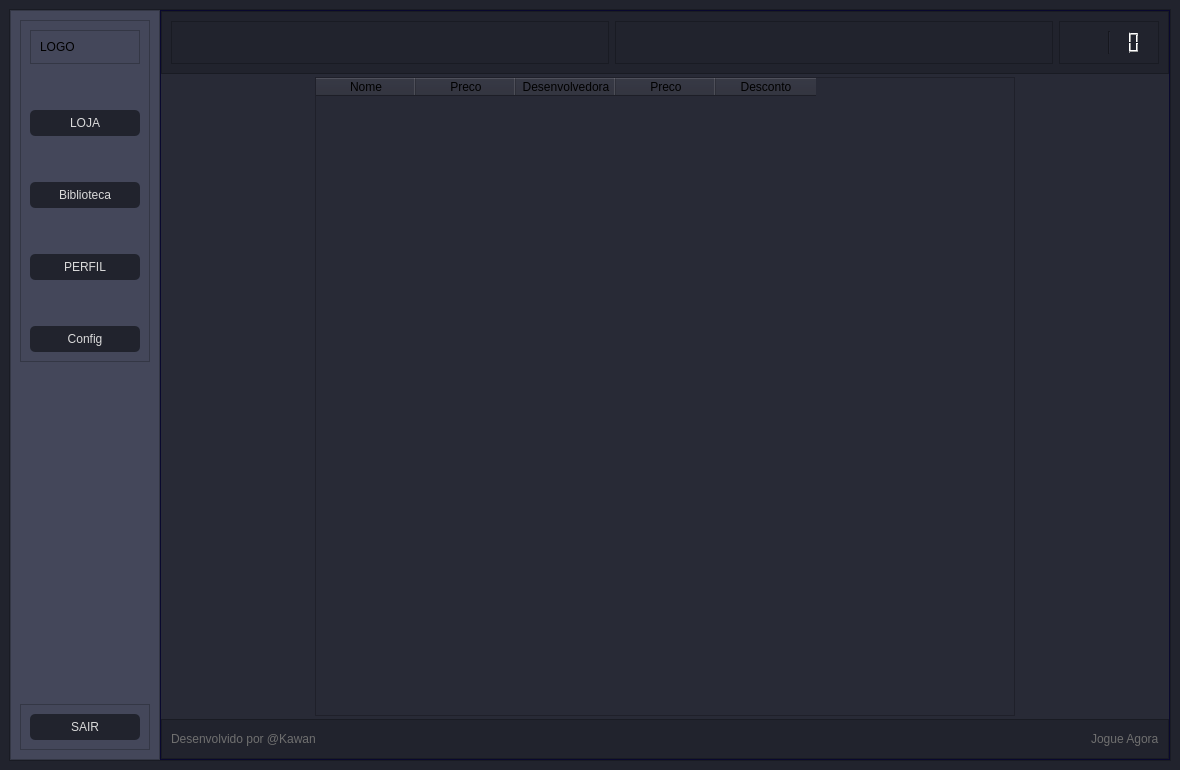
<?xml version="1.0" encoding="UTF-8"?>
<ui version="4.0">
 <class>Tela_principal</class>
 <widget class="QMainWindow" name="Tela_principal">
  <property name="geometry">
   <rect>
    <x>0</x>
    <y>0</y>
    <width>1180</width>
    <height>770</height>
   </rect>
  </property>
  <property name="windowTitle">
   <string>Jogue Agora</string>
  </property>
  <property name="styleSheet">
   <string notr="true">background-color: rgb(33, 35, 45);</string>
  </property>
  <widget class="QWidget" name="centralwidget">
   <layout class="QVBoxLayout" name="verticalLayout">
    <item>
     <widget class="QFrame" name="frame">
      <property name="frameShape">
       <enum>QFrame::StyledPanel</enum>
      </property>
      <property name="frameShadow">
       <enum>QFrame::Raised</enum>
      </property>
      <layout class="QHBoxLayout" name="horizontalLayout">
       <property name="spacing">
        <number>0</number>
       </property>
       <property name="leftMargin">
        <number>0</number>
       </property>
       <property name="topMargin">
        <number>0</number>
       </property>
       <property name="rightMargin">
        <number>0</number>
       </property>
       <property name="bottomMargin">
        <number>0</number>
       </property>
       <item>
        <widget class="QFrame" name="Menu_esquerdo">
         <property name="minimumSize">
          <size>
           <width>150</width>
           <height>0</height>
          </size>
         </property>
         <property name="maximumSize">
          <size>
           <width>50</width>
           <height>16777215</height>
          </size>
         </property>
         <property name="styleSheet">
          <string notr="true">background-color:  rgb(68, 71, 90);
</string>
         </property>
         <property name="frameShape">
          <enum>QFrame::StyledPanel</enum>
         </property>
         <property name="frameShadow">
          <enum>QFrame::Raised</enum>
         </property>
         <layout class="QVBoxLayout" name="verticalLayout_3">
          <item>
           <widget class="QFrame" name="frame_2">
            <property name="frameShape">
             <enum>QFrame::StyledPanel</enum>
            </property>
            <property name="frameShadow">
             <enum>QFrame::Raised</enum>
            </property>
            <layout class="QVBoxLayout" name="verticalLayout_4">
             <item>
              <widget class="QFrame" name="frame_4">
               <property name="frameShape">
                <enum>QFrame::StyledPanel</enum>
               </property>
               <property name="frameShadow">
                <enum>QFrame::Raised</enum>
               </property>
               <layout class="QVBoxLayout" name="verticalLayout_6">
                <item>
                 <widget class="QLabel" name="label">
                  <property name="text">
                   <string>LOGO</string>
                  </property>
                 </widget>
                </item>
               </layout>
              </widget>
             </item>
             <item>
              <spacer name="verticalSpacer_9">
               <property name="orientation">
                <enum>Qt::Vertical</enum>
               </property>
               <property name="sizeHint" stdset="0">
                <size>
                 <width>20</width>
                 <height>40</height>
                </size>
               </property>
              </spacer>
             </item>
             <item>
              <widget class="QPushButton" name="Redireciona_loja">
               <property name="minimumSize">
                <size>
                 <width>10</width>
                 <height>0</height>
                </size>
               </property>
               <property name="styleSheet">
                <string notr="true">QPushButton {
    font: 10pt &quot;MS Shell Dlg 2&quot;;
    color: rgb(218, 218, 218);
    background-color: rgb(33, 35, 45);
    border-style: outset;
    border-width: 0px;
    border-color: beige;
    border-radius: 5px;
    padding: 6px;
}

QPushButton:hover {
    background-color: rgb(88, 88, 88); /* Cor de fundo quando o botão é destacado */
}

QPushButton:pressed {
    background-color: rgb(40, 40, 40); /* Cor de fundo quando o botão é pressionado */
}
</string>
               </property>
               <property name="text">
                <string>LOJA</string>
               </property>
              </widget>
             </item>
             <item>
              <spacer name="verticalSpacer_8">
               <property name="orientation">
                <enum>Qt::Vertical</enum>
               </property>
               <property name="sizeHint" stdset="0">
                <size>
                 <width>20</width>
                 <height>40</height>
                </size>
               </property>
              </spacer>
             </item>
             <item>
              <widget class="QPushButton" name="Abr_lista_amigos">
               <property name="styleSheet">
                <string notr="true">QPushButton {
    font: 10pt &quot;MS Shell Dlg 2&quot;;
    color: rgb(218, 218, 218);
 background-color: rgb(33, 35, 45);
    border-style: outset;
    border-width: 0px;
    border-color: beige;
    border-radius: 5px;
    padding: 6px;
}

QPushButton:hover {
    background-color: rgb(88, 88, 88); /* Cor de fundo quando o botão é destacado */
}

QPushButton:pressed {
    background-color: rgb(40, 40, 40); /* Cor de fundo quando o botão é pressionado */
}
</string>
               </property>
               <property name="text">
                <string>Biblioteca</string>
               </property>
              </widget>
             </item>
             <item>
              <spacer name="verticalSpacer_6">
               <property name="orientation">
                <enum>Qt::Vertical</enum>
               </property>
               <property name="sizeHint" stdset="0">
                <size>
                 <width>20</width>
                 <height>40</height>
                </size>
               </property>
              </spacer>
             </item>
             <item>
              <widget class="QPushButton" name="Perfil_usuario">
               <property name="styleSheet">
                <string notr="true">QPushButton {
    font: 10pt &quot;MS Shell Dlg 2&quot;;
    color: rgb(218, 218, 218);
 background-color: rgb(33, 35, 45);
    border-style: outset;
    border-width: 0px;
    border-color: beige;
    border-radius: 5px;
    padding: 6px;
}

QPushButton:hover {
    background-color: rgb(88, 88, 88); /* Cor de fundo quando o botão é destacado */
}

QPushButton:pressed {
    background-color: rgb(40, 40, 40); /* Cor de fundo quando o botão é pressionado */
}
</string>
               </property>
               <property name="text">
                <string>PERFIL</string>
               </property>
              </widget>
             </item>
             <item>
              <spacer name="verticalSpacer_4">
               <property name="orientation">
                <enum>Qt::Vertical</enum>
               </property>
               <property name="sizeHint" stdset="0">
                <size>
                 <width>20</width>
                 <height>40</height>
                </size>
               </property>
              </spacer>
             </item>
             <item alignment="Qt::AlignVCenter">
              <widget class="QPushButton" name="configuracoes">
               <property name="minimumSize">
                <size>
                 <width>0</width>
                 <height>0</height>
                </size>
               </property>
               <property name="styleSheet">
                <string notr="true">QPushButton {
    font: 10pt &quot;MS Shell Dlg 2&quot;;
    color: rgb(218, 218, 218);
 background-color: rgb(33, 35, 45);
    border-style: outset;
    border-width: 0px;
    border-color: beige;
    border-radius: 5px;
    padding: 6px;
}

QPushButton:hover {
    background-color: rgb(88, 88, 88); /* Cor de fundo quando o botão é destacado */
}

QPushButton:pressed {
    background-color: rgb(40, 40, 40); /* Cor de fundo quando o botão é pressionado */
}
</string>
               </property>
               <property name="text">
                <string>Config</string>
               </property>
              </widget>
             </item>
            </layout>
           </widget>
          </item>
          <item>
           <spacer name="verticalSpacer">
            <property name="orientation">
             <enum>Qt::Vertical</enum>
            </property>
            <property name="sizeHint" stdset="0">
             <size>
              <width>20</width>
              <height>40</height>
             </size>
            </property>
           </spacer>
          </item>
          <item>
           <widget class="QFrame" name="frame_3">
            <property name="frameShape">
             <enum>QFrame::StyledPanel</enum>
            </property>
            <property name="frameShadow">
             <enum>QFrame::Raised</enum>
            </property>
            <layout class="QVBoxLayout" name="verticalLayout_5">
             <item>
              <widget class="QPushButton" name="Sair">
               <property name="styleSheet">
                <string notr="true">QPushButton {
    font: 10pt &quot;MS Shell Dlg 2&quot;;
    color: rgb(218, 218, 218);
 background-color: rgb(33, 35, 45);
    border-style: outset;
    border-width: 0px;
    border-color: beige;
    border-radius: 5px;
    padding: 6px;
}

QPushButton:hover {
    background-color: rgb(88, 88, 88); /* Cor de fundo quando o botão é destacado */
}

QPushButton:pressed {
    background-color: rgb(40, 40, 40); /* Cor de fundo quando o botão é pressionado */
}
</string>
               </property>
               <property name="text">
                <string>SAIR</string>
               </property>
              </widget>
             </item>
            </layout>
           </widget>
          </item>
         </layout>
        </widget>
       </item>
       <item>
        <widget class="QFrame" name="Menu_direito">
         <property name="styleSheet">
          <string notr="true">background-color: rgb(12, 10, 59);</string>
         </property>
         <property name="frameShape">
          <enum>QFrame::StyledPanel</enum>
         </property>
         <property name="frameShadow">
          <enum>QFrame::Raised</enum>
         </property>
         <layout class="QVBoxLayout" name="verticalLayout_2">
          <property name="spacing">
           <number>0</number>
          </property>
          <property name="leftMargin">
           <number>0</number>
          </property>
          <property name="topMargin">
           <number>0</number>
          </property>
          <property name="rightMargin">
           <number>0</number>
          </property>
          <property name="bottomMargin">
           <number>0</number>
          </property>
          <item>
           <widget class="QFrame" name="Topo">
            <property name="minimumSize">
             <size>
              <width>50</width>
              <height>40</height>
             </size>
            </property>
            <property name="styleSheet">
             <string notr="true">background-color: rgb(33, 35, 45);</string>
            </property>
            <property name="frameShape">
             <enum>QFrame::StyledPanel</enum>
            </property>
            <property name="frameShadow">
             <enum>QFrame::Raised</enum>
            </property>
            <layout class="QHBoxLayout" name="horizontalLayout_2">
             <item>
              <widget class="QFrame" name="frame_5">
               <property name="frameShape">
                <enum>QFrame::StyledPanel</enum>
               </property>
               <property name="frameShadow">
                <enum>QFrame::Raised</enum>
               </property>
               <layout class="QVBoxLayout" name="verticalLayout_7"/>
              </widget>
             </item>
             <item>
              <widget class="QFrame" name="frame_6">
               <property name="frameShape">
                <enum>QFrame::StyledPanel</enum>
               </property>
               <property name="frameShadow">
                <enum>QFrame::Raised</enum>
               </property>
              </widget>
             </item>
             <item>
              <widget class="QFrame" name="frame_8">
               <property name="maximumSize">
                <size>
                 <width>100</width>
                 <height>16777215</height>
                </size>
               </property>
               <property name="frameShape">
                <enum>QFrame::StyledPanel</enum>
               </property>
               <property name="frameShadow">
                <enum>QFrame::Raised</enum>
               </property>
               <layout class="QVBoxLayout" name="verticalLayout_8">
                <item>
                 <widget class="QLCDNumber" name="Saldo">
                  <property name="maximumSize">
                   <size>
                    <width>100</width>
                    <height>40</height>
                   </size>
                  </property>
                  <property name="whatsThis">
                   <string extracomment="Saldo atual"/>
                  </property>
                  <property name="styleSheet">
                   <string notr="true">font: 600 9pt &quot;Segoe UI Variable Text Semibold&quot;;</string>
                  </property>
                  <property name="frameShape">
                   <enum>QFrame::VLine</enum>
                  </property>
                  <property name="frameShadow">
                   <enum>QFrame::Sunken</enum>
                  </property>
                  <property name="smallDecimalPoint">
                   <bool>false</bool>
                  </property>
                  <property name="digitCount">
                   <number>6</number>
                  </property>
                  <property name="value" stdset="0">
                   <double>0.000000000000000</double>
                  </property>
                 </widget>
                </item>
               </layout>
              </widget>
             </item>
            </layout>
           </widget>
          </item>
          <item>
           <widget class="QStackedWidget" name="stackedWidget">
            <property name="styleSheet">
             <string notr="true">background-color: rgb(40, 42, 54);</string>
            </property>
            <property name="currentIndex">
             <number>0</number>
            </property>
            <widget class="QWidget" name="Loja">
             <layout class="QHBoxLayout" name="horizontalLayout_4">
              <property name="spacing">
               <number>7</number>
              </property>
              <property name="leftMargin">
               <number>3</number>
              </property>
              <property name="topMargin">
               <number>3</number>
              </property>
              <property name="rightMargin">
               <number>3</number>
              </property>
              <property name="bottomMargin">
               <number>3</number>
              </property>
              <item>
               <spacer name="horizontalSpacer_2">
                <property name="orientation">
                 <enum>Qt::Horizontal</enum>
                </property>
                <property name="sizeHint" stdset="0">
                 <size>
                  <width>40</width>
                  <height>20</height>
                 </size>
                </property>
               </spacer>
              </item>
              <item>
               <widget class="QTableWidget" name="tableWidget">
                <property name="minimumSize">
                 <size>
                  <width>700</width>
                  <height>0</height>
                 </size>
                </property>
                <column>
                 <property name="text">
                  <string>Nome</string>
                 </property>
                </column>
                <column>
                 <property name="text">
                  <string>Preco</string>
                 </property>
                </column>
                <column>
                 <property name="text">
                  <string>Desenvolvedora</string>
                 </property>
                </column>
                <column>
                 <property name="text">
                  <string>Preco</string>
                 </property>
                </column>
                <column>
                 <property name="text">
                  <string>Desconto</string>
                 </property>
                </column>
               </widget>
              </item>
              <item>
               <spacer name="horizontalSpacer_3">
                <property name="orientation">
                 <enum>Qt::Horizontal</enum>
                </property>
                <property name="sizeHint" stdset="0">
                 <size>
                  <width>40</width>
                  <height>20</height>
                 </size>
                </property>
               </spacer>
              </item>
             </layout>
            </widget>
            <widget class="QWidget" name="Perfil">
             <layout class="QHBoxLayout" name="horizontalLayout_5">
              <item>
               <widget class="QFrame" name="frame_7">
                <property name="frameShape">
                 <enum>QFrame::StyledPanel</enum>
                </property>
                <property name="frameShadow">
                 <enum>QFrame::Raised</enum>
                </property>
                <layout class="QVBoxLayout" name="verticalLayout_11">
                 <item>
                  <widget class="QLabel" name="label_4">
                   <property name="text">
                    <string>Foto</string>
                   </property>
                  </widget>
                 </item>
                </layout>
               </widget>
              </item>
              <item>
               <widget class="QFrame" name="frame_9">
                <property name="minimumSize">
                 <size>
                  <width>200</width>
                  <height>0</height>
                 </size>
                </property>
                <property name="maximumSize">
                 <size>
                  <width>300</width>
                  <height>16777215</height>
                 </size>
                </property>
                <property name="styleSheet">
                 <string notr="true">color: rgb(255, 255, 255);
font: 16pt &quot;Segoe UI&quot;;
QLineEdit {
    padding: 5px;
    border: 2px solid #32314f; /* Cor da borda */
    border-radius: 5px; /* Valor para arredondar os cantos */
    background-color: #ffffff; /* Cor de fundo */
    color: #32314f; /* Cor do texto */
}

QLineEdit:focus {
    border-color: rgb(62, 52, 84); /* Cor da borda quando em foco */
}</string>
                </property>
                <property name="frameShape">
                 <enum>QFrame::StyledPanel</enum>
                </property>
                <property name="frameShadow">
                 <enum>QFrame::Raised</enum>
                </property>
                <layout class="QVBoxLayout" name="verticalLayout_9">
                 <item>
                  <widget class="QLineEdit" name="lineEdit_8">
                   <property name="styleSheet">
                    <string notr="true">QLineEdit {
    padding: 5px;
    border: 2px solid #32314f; /* Cor da borda */
    border-radius: 5px; /* Valor para arredondar os cantos */
    background-color: #ffffff; /* Cor de fundo */
    color: #32314f; /* Cor do texto */
}

QLineEdit:focus {
    border-color: rgb(62, 52, 84); /* Cor da borda quando em foco */
}</string>
                   </property>
                   <property name="text">
                    <string>nome</string>
                   </property>
                  </widget>
                 </item>
                 <item>
                  <widget class="QLineEdit" name="lineEdit_7">
                   <property name="styleSheet">
                    <string notr="true">QLineEdit {
    padding: 5px;
    border: 2px solid #32314f; /* Cor da borda */
    border-radius: 5px; /* Valor para arredondar os cantos */
    background-color: #ffffff; /* Cor de fundo */
    color: #32314f; /* Cor do texto */
}

QLineEdit:focus {
    border-color: rgb(62, 52, 84); /* Cor da borda quando em foco */
}</string>
                   </property>
                   <property name="text">
                    <string>email</string>
                   </property>
                  </widget>
                 </item>
                 <item>
                  <widget class="QLineEdit" name="lineEdit_6">
                   <property name="styleSheet">
                    <string notr="true">QLineEdit {
    padding: 5px;
    border: 2px solid #32314f; /* Cor da borda */
    border-radius: 5px; /* Valor para arredondar os cantos */
    background-color: #ffffff; /* Cor de fundo */
    color: #32314f; /* Cor do texto */
}

QLineEdit:focus {
    border-color: rgb(62, 52, 84); /* Cor da borda quando em foco */
}</string>
                   </property>
                   <property name="text">
                    <string>nascimento</string>
                   </property>
                  </widget>
                 </item>
                </layout>
               </widget>
              </item>
              <item>
               <widget class="QFrame" name="Dados_usuario">
                <property name="minimumSize">
                 <size>
                  <width>200</width>
                  <height>0</height>
                 </size>
                </property>
                <property name="maximumSize">
                 <size>
                  <width>300</width>
                  <height>16777215</height>
                 </size>
                </property>
                <property name="styleSheet">
                 <string notr="true">color: rgb(255, 255, 255);
font: 16pt &quot;Segoe UI&quot;;
QLineEdit {
    padding: 5px;
    border: 2px solid #32314f; /* Cor da borda */
    border-radius: 5px; /* Valor para arredondar os cantos */
    background-color: #ffffff; /* Cor de fundo */
    color: #32314f; /* Cor do texto */
}

QLineEdit:focus {
    border-color: rgb(62, 52, 84); /* Cor da borda quando em foco */
}</string>
                </property>
                <property name="frameShape">
                 <enum>QFrame::StyledPanel</enum>
                </property>
                <property name="frameShadow">
                 <enum>QFrame::Raised</enum>
                </property>
                <layout class="QVBoxLayout" name="verticalLayout_10">
                 <item>
                  <widget class="QLineEdit" name="lineEdit">
                   <property name="styleSheet">
                    <string notr="true">QLineEdit {
    padding: 5px;
    border: 2px solid #32314f; /* Cor da borda */
    border-radius: 5px; /* Valor para arredondar os cantos */
    background-color: #ffffff; /* Cor de fundo */
    color: #32314f; /* Cor do texto */
}

QLineEdit:focus {
    border-color: rgb(62, 52, 84); /* Cor da borda quando em foco */
}</string>
                   </property>
                   <property name="text">
                    <string>Nome_usuario</string>
                   </property>
                  </widget>
                 </item>
                 <item>
                  <widget class="QLineEdit" name="lineEdit_2">
                   <property name="styleSheet">
                    <string notr="true">QLineEdit {
    padding: 5px;
    border: 2px solid #32314f; /* Cor da borda */
    border-radius: 5px; /* Valor para arredondar os cantos */
    background-color: #ffffff; /* Cor de fundo */
    color: #32314f; /* Cor do texto */
}

QLineEdit:focus {
    border-color: rgb(62, 52, 84); /* Cor da borda quando em foco */
}</string>
                   </property>
                   <property name="text">
                    <string>telefone</string>
                   </property>
                  </widget>
                 </item>
                 <item>
                  <widget class="QLineEdit" name="lineEdit_3">
                   <property name="styleSheet">
                    <string notr="true">QLineEdit {
    padding: 5px;
    border: 2px solid #32314f; /* Cor da borda */
    border-radius: 5px; /* Valor para arredondar os cantos */
    background-color: #ffffff; /* Cor de fundo */
    color: #32314f; /* Cor do texto */
}

QLineEdit:focus {
    border-color: rgb(62, 52, 84); /* Cor da borda quando em foco */
}</string>
                   </property>
                   <property name="text">
                    <string>rg</string>
                   </property>
                  </widget>
                 </item>
                </layout>
               </widget>
              </item>
              <item>
               <widget class="QFrame" name="frame_11">
                <property name="frameShape">
                 <enum>QFrame::StyledPanel</enum>
                </property>
                <property name="frameShadow">
                 <enum>QFrame::Raised</enum>
                </property>
                <layout class="QVBoxLayout" name="verticalLayout_12">
                 <item>
                  <spacer name="verticalSpacer_2">
                   <property name="orientation">
                    <enum>Qt::Vertical</enum>
                   </property>
                   <property name="sizeHint" stdset="0">
                    <size>
                     <width>20</width>
                     <height>40</height>
                    </size>
                   </property>
                  </spacer>
                 </item>
                 <item>
                  <widget class="QPushButton" name="editar">
                   <property name="styleSheet">
                    <string notr="true">QPushButton {
    padding: 5px 10px;
    font: 16pt &quot;Segoe UI&quot;;
    border: none;
    border-radius: 10px; /* Valor para arredondar os cantos */
    background-color: #32314f; /* Cor de fundo desejada */
    color: #ffffff; /* Cor do texto */
}

QPushButton:hover {
    background-color: rgb(62, 52, 84); /* Roxo suave no hover */
    color: #ffffff; /* Branco no hover */
}
</string>
                   </property>
                   <property name="text">
                    <string>Editar</string>
                   </property>
                  </widget>
                 </item>
                 <item>
                  <widget class="QPushButton" name="adicionar_money">
                   <property name="styleSheet">
                    <string notr="true">QPushButton {
    padding: 5px 10px;
    font: 16pt &quot;Segoe UI&quot;;
    border: none;
    border-radius: 10px; /* Valor para arredondar os cantos */
    background-color: #32314f; /* Cor de fundo desejada */
    color: #ffffff; /* Cor do texto */
}

QPushButton:hover {
    background-color: rgb(62, 52, 84); /* Roxo suave no hover */
    color: #ffffff; /* Branco no hover */
}
</string>
                   </property>
                   <property name="text">
                    <string>Adicionar Fundos</string>
                   </property>
                  </widget>
                 </item>
                </layout>
               </widget>
              </item>
             </layout>
            </widget>
            <widget class="QWidget" name="Config">
             <widget class="QLabel" name="label_5">
              <property name="geometry">
               <rect>
                <x>380</x>
                <y>220</y>
                <width>49</width>
                <height>16</height>
               </rect>
              </property>
              <property name="text">
               <string>Config</string>
              </property>
             </widget>
            </widget>
            <widget class="QWidget" name="biblioteca">
             <widget class="QLabel" name="label_6">
              <property name="geometry">
               <rect>
                <x>370</x>
                <y>300</y>
                <width>49</width>
                <height>16</height>
               </rect>
              </property>
              <property name="text">
               <string>biblioteca</string>
              </property>
             </widget>
            </widget>
           </widget>
          </item>
          <item>
           <widget class="QFrame" name="Base">
            <property name="minimumSize">
             <size>
              <width>30</width>
              <height>40</height>
             </size>
            </property>
            <property name="styleSheet">
             <string notr="true">background-color: rgb(33, 35, 45);</string>
            </property>
            <property name="frameShape">
             <enum>QFrame::StyledPanel</enum>
            </property>
            <property name="frameShadow">
             <enum>QFrame::Raised</enum>
            </property>
            <layout class="QHBoxLayout" name="horizontalLayout_3">
             <item>
              <widget class="QLabel" name="label_2">
               <property name="styleSheet">
                <string notr="true">color: rgb(111, 111, 111);</string>
               </property>
               <property name="text">
                <string>Desenvolvido por @Kawan</string>
               </property>
              </widget>
             </item>
             <item>
              <spacer name="horizontalSpacer">
               <property name="orientation">
                <enum>Qt::Horizontal</enum>
               </property>
               <property name="sizeHint" stdset="0">
                <size>
                 <width>40</width>
                 <height>20</height>
                </size>
               </property>
              </spacer>
             </item>
             <item>
              <widget class="QLabel" name="label_3">
               <property name="styleSheet">
                <string notr="true">color: rgb(111, 111, 111);</string>
               </property>
               <property name="text">
                <string>Jogue Agora</string>
               </property>
              </widget>
             </item>
            </layout>
           </widget>
          </item>
         </layout>
        </widget>
       </item>
      </layout>
     </widget>
    </item>
   </layout>
  </widget>
 </widget>
 <resources/>
 <connections/>
</ui>
